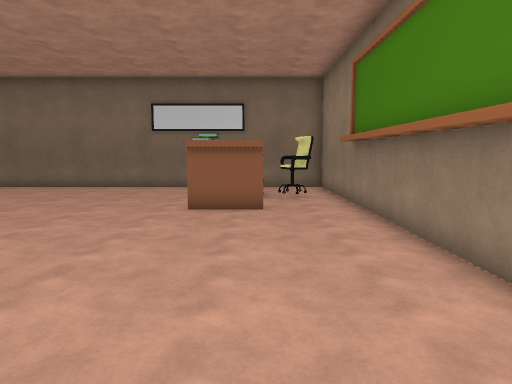
View 1 (above)

15 first-person views from a walk through a Unity game level. The camera is 1.5 m above the floor, tilts 6° down and sees 70° across. The floor is counted in squares, 1 m on a side. Each view is taken from the middle of a square. On the plan, view 1 faces up. The plan holds only what a view shows up to about 16 squares ahead; the rest is blank. The player is left out. Some animated figures are not drawn. Some surface patterns are stand-ins.

View 2
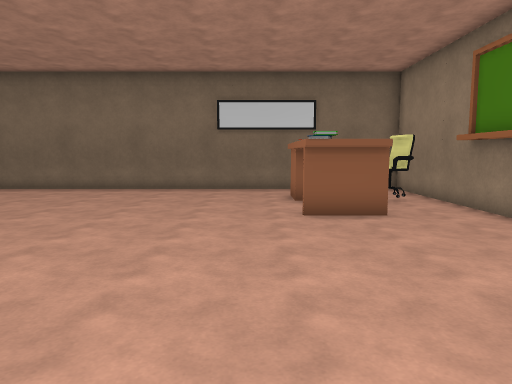

View 3
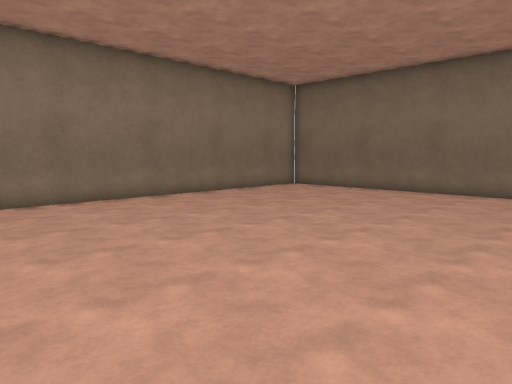

View 4
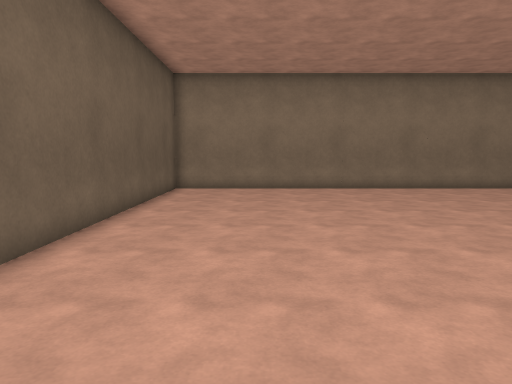

View 5
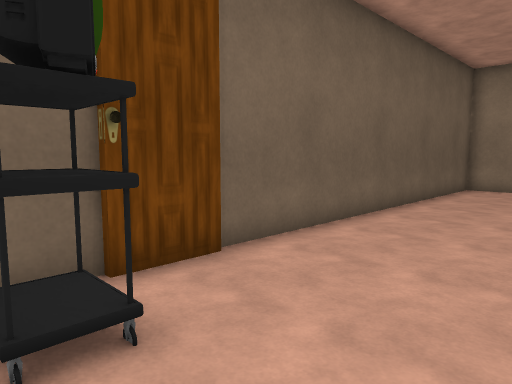

View 6
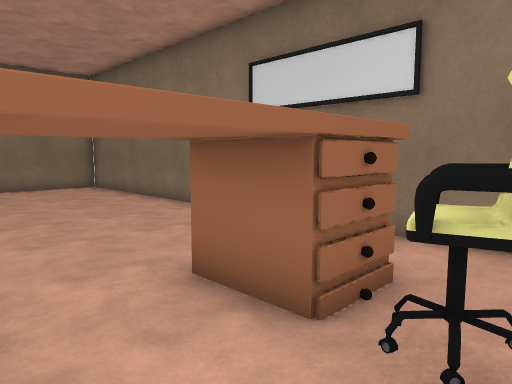

View 7
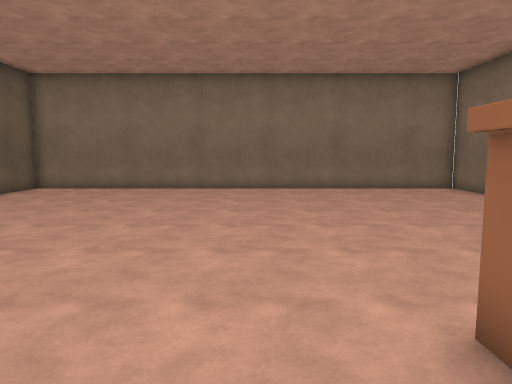

View 8
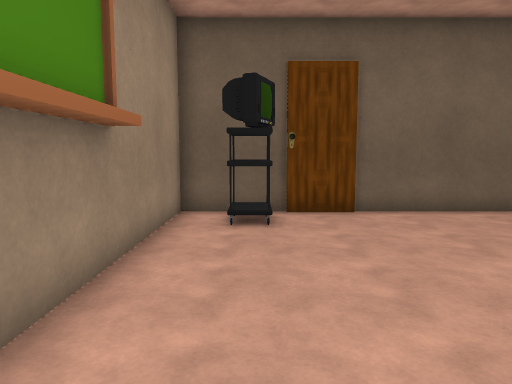

View 9
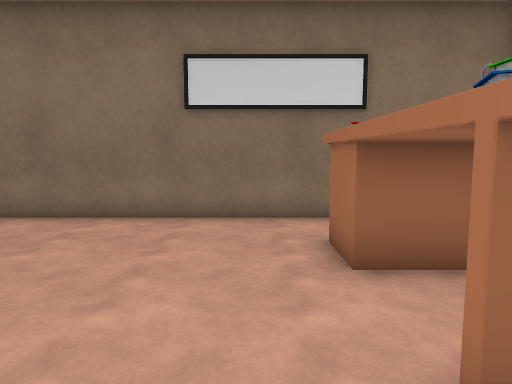

View 10
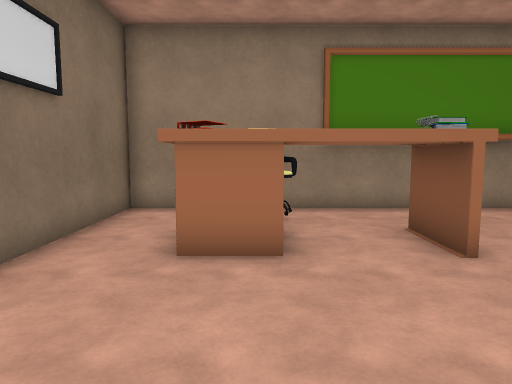

View 11
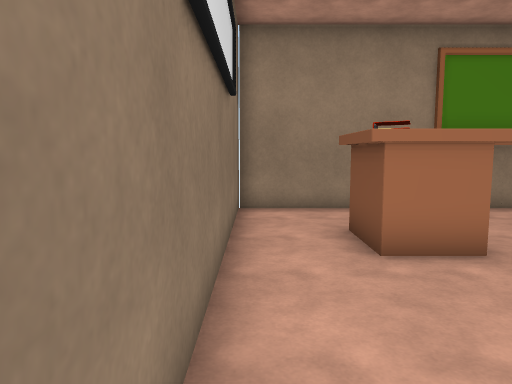

View 12
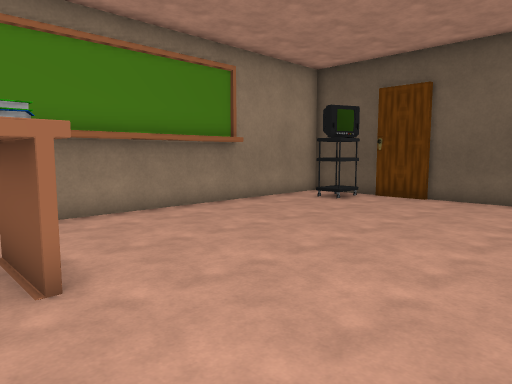

View 13
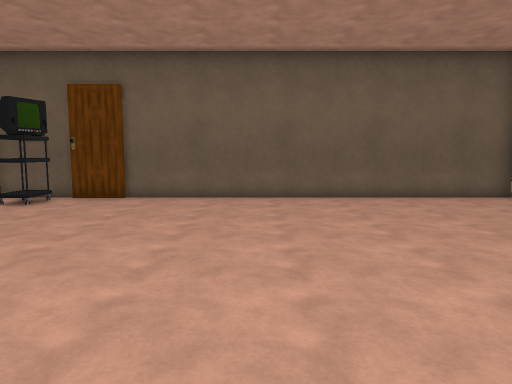

View 14
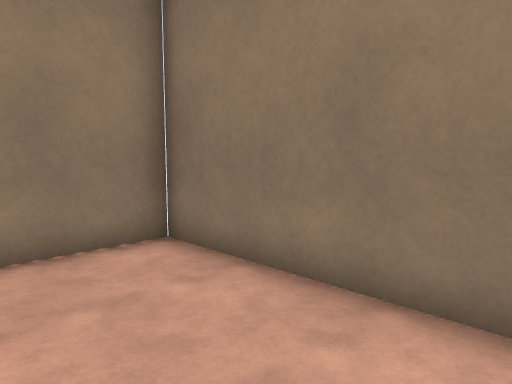

View 15
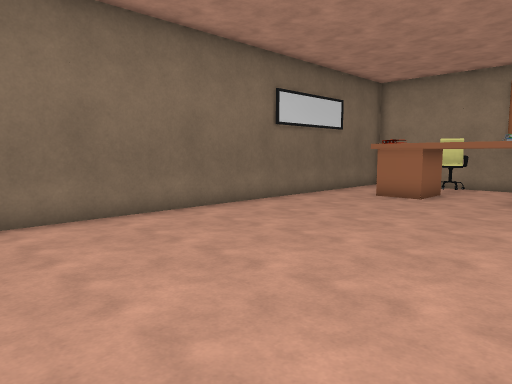

### Floor plan
Key: @ floor where view 1 was taken; # wall or solid block; . floor; O other object.
Columns run from 15 left of view 1 to 3 right of it. Each row starts with its distance up from view 1.
 17 ###################
 16 #.................#
 15 #.................#
 14 #............OOO..#
 13 #............OOOOO#
 12 #............O.OO.#
 11 #............O.O..#
 10 #............OOO..#
  9 #.................#
  8 #.................#
  7 #.................#
  6 #.................#
  5 #.................#
  4 #.................#
  3 #.................#
  2 #.................#
  1 #.................#
  0 #..............@O.#
 -1 #.............##O.#
 -2 ###################

Positions as (right, up) in squares from view 1, and headings:
1: (0, 0), facing up
2: (-3, 1), facing up
3: (-3, 2), facing up-left
4: (1, 2), facing left
5: (2, 3), facing down-left
6: (2, 10), facing up-left
7: (1, 8), facing left
8: (1, 8), facing down
9: (-3, 8), facing up
10: (-7, 13), facing right
11: (-7, 16), facing right
12: (-6, 11), facing down-right
13: (-6, 11), facing down
14: (-9, 13), facing up-left
15: (-14, 8), facing up-right
